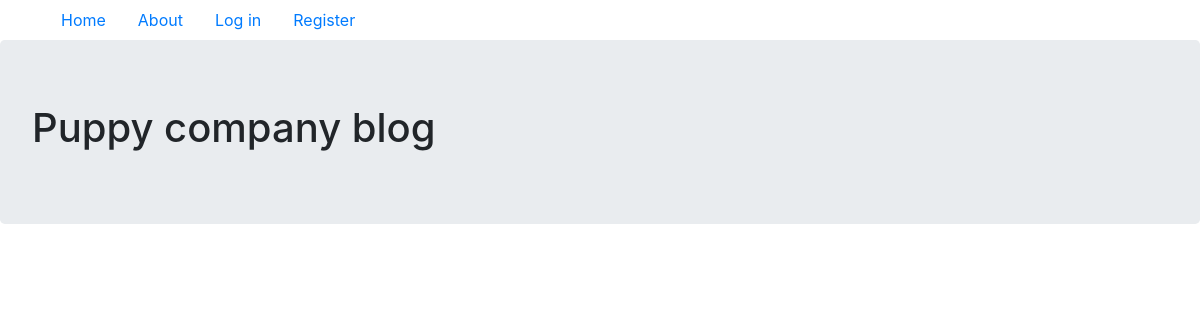
Before: / with the older database file.
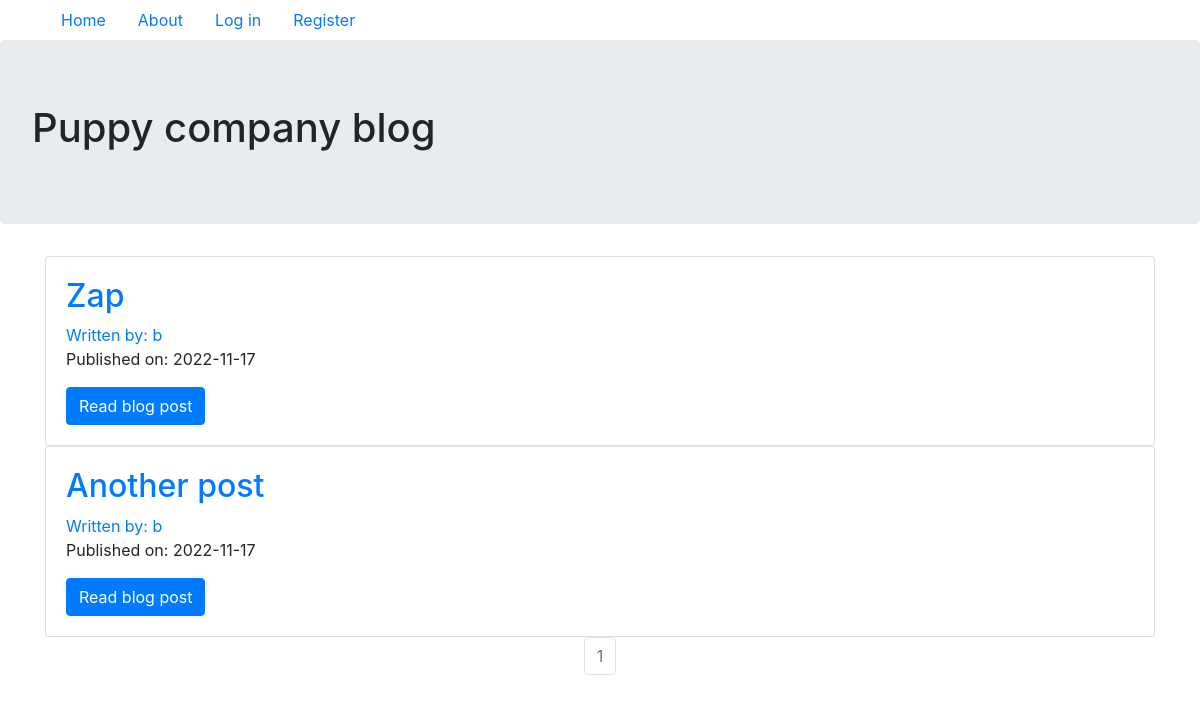
After: the same page with the newer database file.
### puppyCompanyBlog/models.py (models this page shows, shortened)
class BlogPost(db.Model, UserMixin):
    users = db.relationship(User)
    id = db.Column(db.Integer, primary_key=True)
    user_id = db.Column(db.Integer, db.ForeignKey('users.id'), nullable=False)
    date = db.Column(db.DateTime, nullable=False, default=datetime.utcnow)
    title = db.Column(db.String(140), nullable=False)
    text = db.Column(db.Text, nullable=False)

class User(db.Model, UserMixin):
    __tablename__ = 'users'
    id = db.Column(db.Integer, primary_key=True)
    profile_image = db.Column(db.String(64), nullable=False, default='default_profile.png')
    email = db.Column(db.String(64), unique=True, index=True)
    username = db.Column(db.String(64), unique=True, index=True)
    password_hash = db.Column(db.String(128))
    posts = db.relationship('BlogPost', backref='author', lazy=True)

### puppyCompanyBlog/core/views.py (the view)
@core.route('/')
def index():
    page = request.args.get('page', 1, type=int)
    blog_posts = BlogPost.query.order_by(BlogPost.date.desc()).paginate(page=page, per_page=5)
    return render_template('index.html', blog_posts=blog_posts)

### puppyCompanyBlog/templates/index.html
{% extends 'base.html' %}
{% block content %}
    <div class="jumbotron">
        <h1>Puppy company blog</h1>
    </div>
    <div class="container">
        {% for post in blog_posts.items %}
        <div class="card">
            <div class="card-body">
                <h2><a class="card-title" href="{{url_for('blog_posts.blog_post', blog_post_id=post.id)}}">{{post.title}}</a></h2>
                <a href="{{url_for('users.user_posts', username=post.author.username)}}">Written by: {{post.author.username}}</a>
                <p>Published on: {{post.date.strftime('%Y-%m-%d')}}</p>
                <a class="btn btn-primary" href="{{url_for('users.user_posts', username=post.author.username)}}">Read blog post</a>
            </div>
        </div>
        {% endfor %}
    </div>
    <nav aria-label="Page navigation example">
        <ul class="pagination justify-content-center">
          {% for page_num in blog_posts.iter_pages(left_edge=1, right_edge=1, left_current=1, right_current=2) %}
            {% if blog_posts.page == page_num %}
            <li class="page-item disabled">
                <a class="page-link" href="{{url_for('core.index', page=page_num)}}">{{page_num}}</a>
            </li>
            {% else %}
            <li class="page-item">
                <a class="page-link" href="{{url_for('core.index', page=page_num)}}">{{page_num}}</a>
            </li>
            {% endif %}
          {% endfor %}
        </ul>
    </nav>
{% endblock %}

### puppyCompanyBlog/templates/base.html (shortened to what this page needs)
<!DOCTYPE html>
<html lang="en">
<head>
    <link rel="stylesheet" href="https://cdn.jsdelivr.net/npm/bootstrap@4.6.2/dist/css/bootstrap.min.css">
</head>
<body>
    <div class="container">
        <nav class="nav">
            <a class="nav-link" href="{{url_for('core.index')}}">Home</a>
            <a class="nav-link" href="{{url_for('core.info')}}">About</a>
            {% if current_user.is_authenticated %}
            <a class="nav-link" href="{{url_for('users.logout')}}">Log out</a>
            <a class="nav-link" href="{{url_for('users.account')}}">Account</a>
            <a class="nav-link" href="{{url_for('blog_posts.create_post')}}">Create post</a>
            {% else %}
            <a class="nav-link" href="{{url_for('users.login')}}">Log in</a>
            <a class="nav-link" href="{{url_for('users.register')}}">Register</a>
            {% endif %}
        </nav>
    </div>
    {% block content %}
    {% endblock %}
</body>
</html>

Changed rows visible on the page:
added BlogPost: title "Zap", author.username "b", date "2022-11-17"
added BlogPost: title "Another post", author.username "b", date "2022-11-17"
Other visible differences:
new list line: "1"
